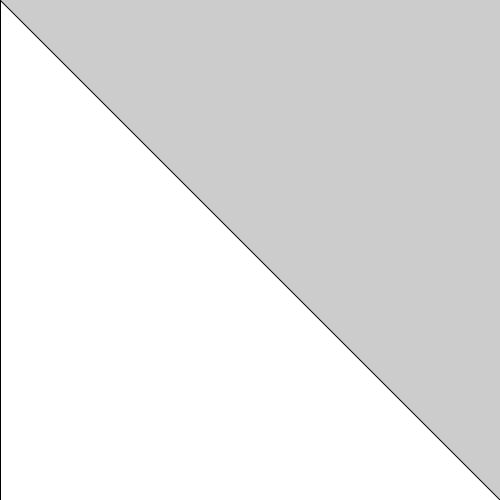
Frame 1 (no input)
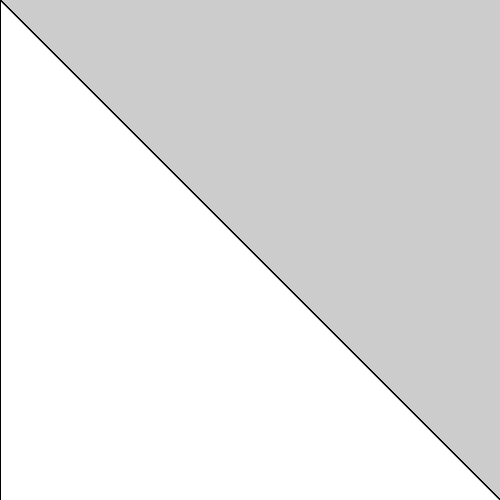
Frame 60 (the mouse pressed at the canvas centre just before this capture)
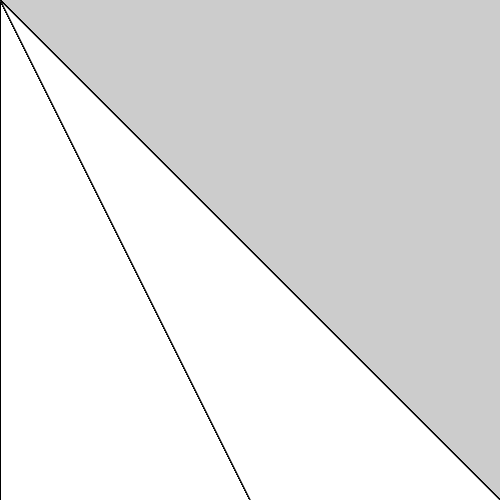
Frame 120 (the mouse held since frame 60 and released just before this capture)

The Processing sketch that drew these frames (run headless with seeded random() and noise(); from frame 60 on, the mouse is pressed at the canvas centre):

// Processing sketch: shape_triangle
// ── shape_triangle.pde
void setup() {
 size(500,500); 
}

void draw() {
  triangle(0,0,width,height,mouseX,height);
}
